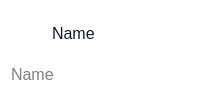
                       <widget class="QFrame" name="verticalFrame">
                        <property name="sizePolicy">
                         <sizepolicy hsizetype="Preferred" vsizetype="Fixed">
                          <horstretch>0</horstretch>
                          <verstretch>0</verstretch>
                         </sizepolicy>
                        </property>
                        <property name="styleSheet">
                         <string notr="true">QLabel{
	color: rgb(14, 28, 44);
	background-color: none;
}
QFrame{
background-color: rgb(255, 255, 255);
border-radius: 10px;
}
QLineEdit{
border: none;
background-color: rgb(255, 255, 255);
}</string>
                        </property>
                        <layout class="QVBoxLayout" name="verticalLayout_3">
                         <property name="leftMargin">
                          <number>9</number>
                         </property>
                         <property name="topMargin">
                          <number>9</number>
                         </property>
                         <property name="rightMargin">
                          <number>9</number>
                         </property>
                         <property name="bottomMargin">
                          <number>9</number>
                         </property>
                         <item>
                          <widget class="QFrame" name="frame">
                           <property name="sizePolicy">
                            <sizepolicy hsizetype="Preferred" vsizetype="Fixed">
                             <horstretch>0</horstretch>
                             <verstretch>0</verstretch>
                            </sizepolicy>
                           </property>
                           <layout class="QHBoxLayout" name="horizontalLayout_8">
                            <item>
                             <widget class="QLabel" name="label_4">
                              <property name="sizePolicy">
                               <sizepolicy hsizetype="Fixed" vsizetype="Fixed">
                                <horstretch>0</horstretch>
                                <verstretch>0</verstretch>
                               </sizepolicy>
                              </property>
                              <property name="maximumSize">
                               <size>
                                <width>28</width>
                                <height>28</height>
                               </size>
                              </property>
                              <property name="text">
                               <string/>
                              </property>
                              <property name="pixmap">
                               <pixmap resource="resources.qrc">:/resources/employee-icons/user-employee.svg</pixmap>
                              </property>
                              <property name="scaledContents">
                               <bool>true</bool>
                              </property>
                             </widget>
                            </item>
                            <item>
                             <widget class="QLabel" name="label_3">
                              <property name="sizePolicy">
                               <sizepolicy hsizetype="Preferred" vsizetype="Fixed">
                                <horstretch>0</horstretch>
                                <verstretch>0</verstretch>
                               </sizepolicy>
                              </property>
                              <property name="font">
                               <font>
                                <pointsize>12</pointsize>
                               </font>
                              </property>
                              <property name="styleSheet">
                               <string notr="true">color: rgb(14, 28, 44);</string>
                              </property>
                              <property name="text">
                               <string>Name</string>
                              </property>
                             </widget>
                            </item>
                           </layout>
                          </widget>
                         </item>
                         <item>
                          <widget class="QLineEdit" name="name_lineEdit">
                           <property name="sizePolicy">
                            <sizepolicy hsizetype="Preferred" vsizetype="Fixed">
                             <horstretch>0</horstretch>
                             <verstretch>0</verstretch>
                            </sizepolicy>
                           </property>
                           <property name="font">
                            <font>
                             <pointsize>12</pointsize>
                            </font>
                           </property>
                           <property name="placeholderText">
                            <string>Name</string>
                           </property>
                          </widget>
                         </item>
                        </layout>
                       </widget>
